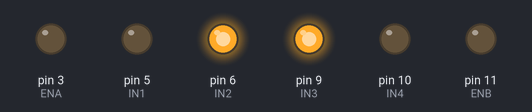
This sketch was run on a simulated Arduino Uno, built with avr-gcc and run on an emulated ATmega328P. Shown: output pins drawn as LEDs (lit = HIGH).

Above: at 0.05 s.
At 0.5 s:
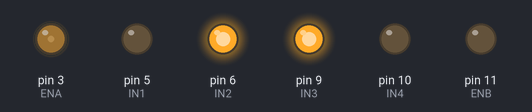
At 1.0 s:
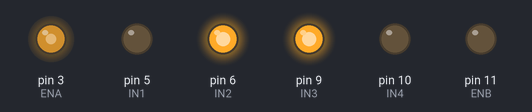
At 3.25 s:
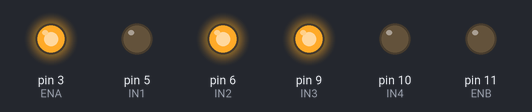
Timing chart, 0 to 8.1 s (numbered marks = the images above):
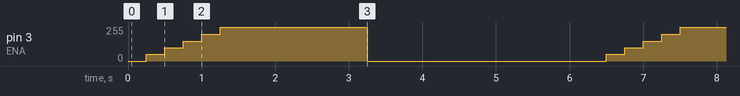

The sketch:

program.ino
```cpp
//-- MOTEUR A --
int ENA=3; //Connecté à Arduino pin 5(sortie pwm)
int IN1=5; //Connecté à Arduino pin 2
int IN2=6; //Connecté à Arduino pin 3

//-- MOTEUR B --
int ENB=11; //Connecté à Arduino pin 6(Sortie pwm)
int IN3=9; //Connecté à Arduino pin 4
int IN4=10; //Connecté à Arduino pin 7

void setup() {
 pinMode(ENA,OUTPUT);//Configurer les broches comme sortie
 pinMode(ENB,OUTPUT);
 pinMode(IN1,OUTPUT);
 pinMode(IN2,OUTPUT);
 pinMode(IN3,OUTPUT);
 pinMode(IN4,OUTPUT);
 digitalWrite(ENA,LOW);// Moteur A - Ne pas tourner (désactivation moteur)
 digitalWrite(ENB,LOW);// Moteur B - Ne pas tourner (désactivation moteur)

 // Direction du Moteur A
 digitalWrite(IN1,LOW);
 digitalWrite(IN2,HIGH);

 // Direction du Moteur B
 // NB: en sens inverse du moteur A
 digitalWrite(IN3,HIGH);
 digitalWrite(IN4,LOW);
}

void loop() {
  // Moteur A - Plein régime
  analogWrite(ENA,0);
  delay(250);
analogWrite(ENA,50);
delay(250);
analogWrite(ENA,100);
delay(250);
analogWrite(ENA,150);
delay(250);
analogWrite(ENA,200);
delay(250);
analogWrite(ENA,255);

delay(2000);
analogWrite(ENA,0);
delay(3000);

}
```

Measured:
- by itself, pin 3 (ENA): repeats every 6.3 s: 100/255 0.25 s, 150/255 0.25 s, 200/255 0.25 s, 255/255 2.0 s, 0/255 3.3 s, 50/255 0.25 s
